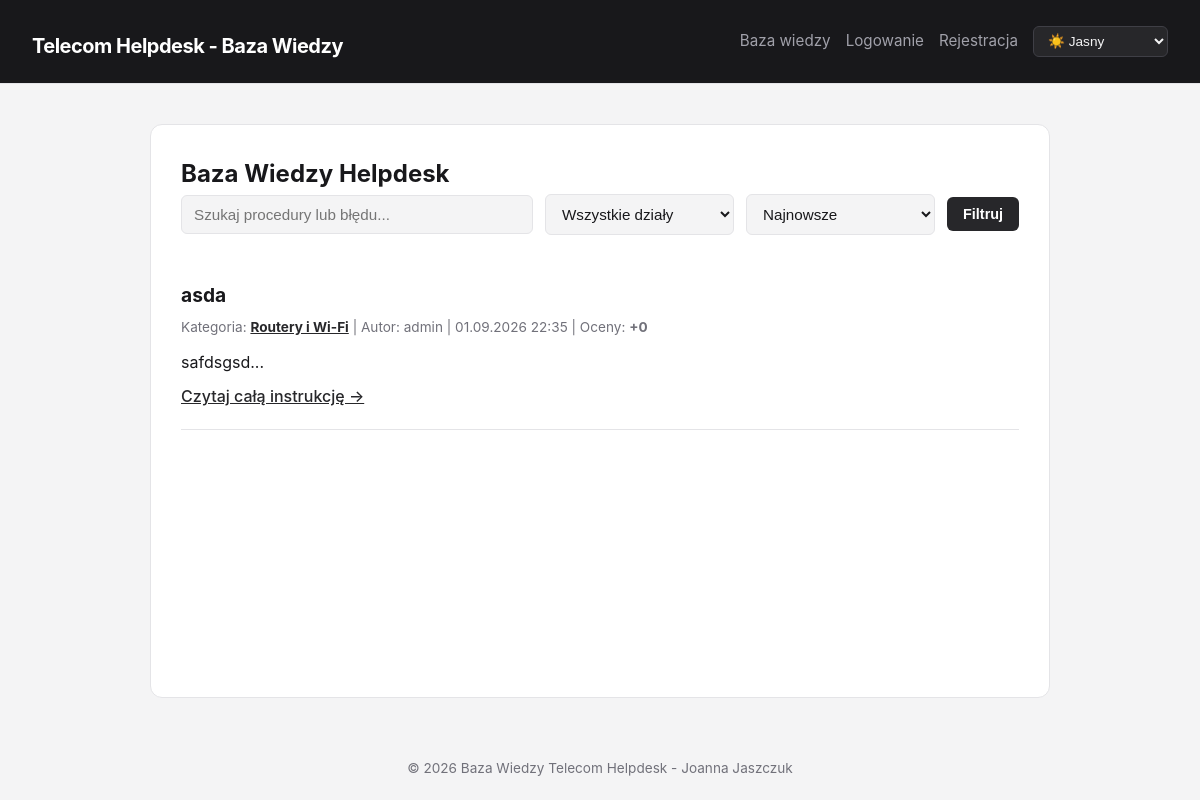
Before: / with the older database file.
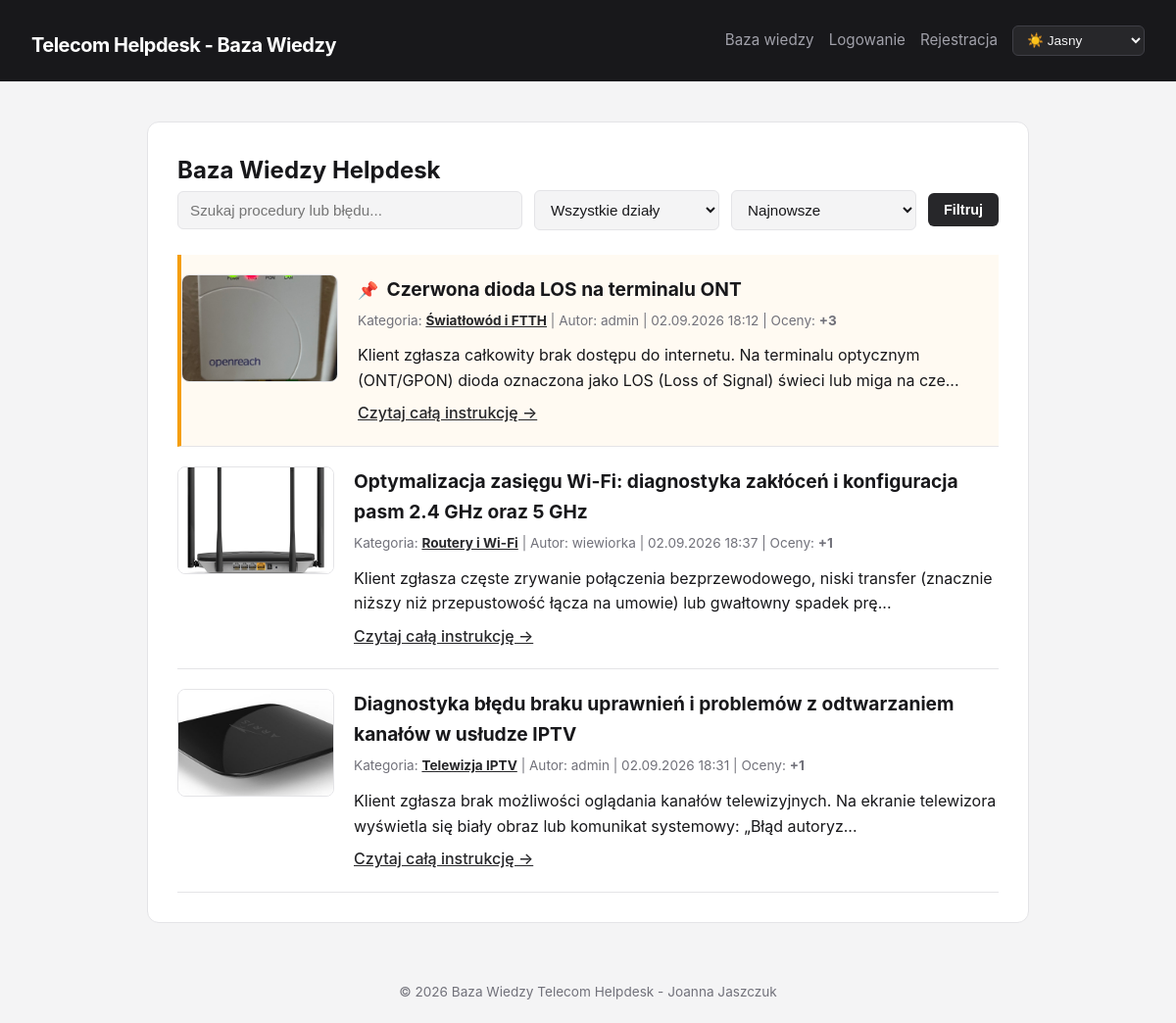
After: the same page with the newer database file.
### tables this page shows
CREATE TABLE `articles` (
  `id` int(11) NOT NULL,
  `title` varchar(255) NOT NULL,
  `content` text NOT NULL,
  `image` varchar(255) DEFAULT NULL,
  `category_id` int(11) NOT NULL,
  `user_id` int(11) NOT NULL,
  `is_pinned` tinyint(1) NOT NULL DEFAULT 0,
  `created_at` timestamp NOT NULL DEFAULT current_timestamp()
);

CREATE TABLE `categories` (
  `id` int(11) NOT NULL,
  `name` varchar(100) NOT NULL,
  `description` text DEFAULT NULL
);

CREATE TABLE `users` (
  `id` int(11) NOT NULL,
  `username` varchar(50) NOT NULL,
  `email` varchar(100) NOT NULL,
  `password` varchar(255) NOT NULL,
  `role` varchar(20) NOT NULL DEFAULT 'user',
  `created_at` timestamp NOT NULL DEFAULT current_timestamp()
);

### index.php (the view, shortened to what this page needs)
<?php
require_once 'includes/db.php';
require_once 'includes/header.php';
$search = trim($_GET['search'] ?? '');
$sort = $_GET['sort'] ?? 'latest';
$page = max(1, (int)($_GET['page'] ?? 1));
$perPage = 5;
$offset = ($page - 1) * $perPage;
$sql = "SELECT a.*, c.name AS category_name, u.username,
               COUNT(r.id) AS upvotes_count
        FROM articles a
        JOIN categories c ON a.category_id = c.id
        JOIN users u ON a.user_id = u.id
        LEFT JOIN ratings r ON a.id = r.article_id
        WHERE 1=1";
$params = [];
$sql .= " GROUP BY a.id";
if ($sort === 'popular') {
    $sql .= " ORDER BY a.is_pinned DESC, upvotes_count DESC, a.created_at DESC";
} else {
    $sql .= " ORDER BY a.is_pinned DESC, a.created_at DESC";
}
$sql .= " LIMIT " . (int)$perPage . " OFFSET " . (int)$offset;
$stmt = $pdo->prepare($sql);
$stmt->execute($params);
$articles = $stmt->fetchAll();
?>
<h2>Baza Wiedzy Helpdesk</h2>
<form method="GET" action="index.php" class="filters-form">
    <input type="text" name="search" placeholder="Szukaj procedury lub błędu..." value="<?= htmlspecialchars($search) ?>">
    <select name="cat">
        <option value="0">Wszystkie działy</option>
    </select>
    <select name="sort">
        <option value="latest" <?= $sort === 'latest' ? 'selected' : '' ?>>Najnowsze</option>
    </select>
    <button type="submit">Filtruj</button>
</form>
<div class="articles-list">
    <?php if (empty($articles)): ?>
        <p>Brak artykułów spełniających kryteria.</p>
    <?php else: ?>
        <?php foreach ($articles as $art): ?>
            <article class="article-card" style="<?= !empty($art['is_pinned']) ? 'border-left: 4px solid #f59e0b; background: rgba(245, 158, 11, 0.05);' : '' ?>">
                <?php if (!empty($art['image']) && file_exists('uploads/' . $art['image'])): ?>
                    <div class="article-thumbnail">
                        <a href="article.php?id=<?= $art['id'] ?>">
                            <img src="uploads/<?= htmlspecialchars($art['image']) ?>" alt="<?= htmlspecialchars($art['title']) ?>">
                        </a>
                    </div>
                <?php endif; ?>
                <div class="article-body">
                    <h3>
                        <?php if (!empty($art['is_pinned'])): ?>
                            <span style="color: #f59e0b; font-size: 0.9em; margin-right: 4px;" title="Przypięty artykuł">📌</span>
                        <?php endif; ?>
                        <a href="article.php?id=<?= $art['id'] ?>"><?= htmlspecialchars($art['title']) ?></a>
                    </h3>
                    <p class="article-meta">
                        Kategoria:
                        <a href="index.php?cat=<?= $art['category_id'] ?>"><strong><?= htmlspecialchars($art['category_name']) ?></strong></a>
                        | Autor: <?= htmlspecialchars($art['username']) ?>
                        | <?= date('d.m.Y H:i', strtotime($art['created_at'])) ?>
                        | Oceny: <strong>+<?= (int)$art['upvotes_count'] ?></strong>
                    </p>
                    <p><?= htmlspecialchars(mb_substr($art['content'], 0, 150)) ?>...</p>
                    <a href="article.php?id=<?= $art['id'] ?>" class="read-more">Czytaj całą instrukcję &rarr;</a>
                </div>
            </article>
        <?php endforeach; ?>
    <?php endif; ?>
</div>
<?php require_once 'includes/footer.php'; ?>

### includes/header.php (shortened to what this page needs)
<!DOCTYPE html>
<html lang="pl">
<head>
    <link rel="stylesheet" href="assets/css/style.css">
</head>
<body>
    <header class="main-header">
        <div class="logo">
            <h1><a href="index.php">Telecom Helpdesk - Baza Wiedzy</a></h1>
        </div>
        <nav class="nav-links">
            <a href="index.php">Baza wiedzy</a>
            <?php if (isset($_SESSION['user_id'])): ?>
                <a href="add_article.php">Dodaj artykuł</a>
                <span class="user-badge">Konsultant: <strong><?= htmlspecialchars($_SESSION['username']) ?></strong></span>
                <a href="logout.php" class="btn-logout">Wyloguj</a>
            <?php else: ?>
                <a href="login.php">Logowanie</a>
                <a href="register.php">Rejestracja</a>
            <?php endif; ?>
            <select id="theme-switch" class="theme-selector">
                <option value="light">☀️ Jasny</option>
            </select>
        </nav>
    </header>
    <main class="container">

### includes/footer.php (shortened to what this page needs)
</main>
    <footer class="main-footer">
        <p>&copy; <?= date('Y') ?> Baza Wiedzy Telecom Helpdesk - Joanna Jaszczuk</p>
    </footer>
</body>
</html>

### assets/css/style.css (style rules this page uses)
:root, [data-theme="light"] { --bg-main: #f4f4f5; --bg-card: #ffffff; --bg-header: #18181b; --text-main: #18181b; --text-muted: #71717a; --border-color: #e4e4e7; --accent: #27272a; --accent-hover: #3f3f46; --accent-text: #ffffff; }
* { box-sizing: border-box; margin: 0; padding: 0; }
body, .container, .main-header, .article-card, button, input, select, textarea { transition: background-color 0.25s ease, color 0.25s ease, border-color 0.25s ease; }
body { font-family: -apple-system, BlinkMacSystemFont, "Segoe UI", Roboto, sans-serif; background-color: var(--bg-main); color: var(--text-main); line-height: 1.6; min-height: 100vh; display: flex; flex-direction: column; }
.main-header { background-color: var(--bg-header); color: #ffffff; padding: 1rem 2rem; display: flex; justify-content: space-between; align-items: center; border-bottom: 1px solid var(--border-color); }
.main-header .logo h1 a { color: #ffffff; text-decoration: none; font-size: 1.25rem; font-weight: 700; letter-spacing: -0.5px; }
.nav-links { display: flex; align-items: center; gap: 15px; }
.nav-links a { color: #a1a1aa; text-decoration: none; font-size: 0.95rem; }
select.theme-selector { background-color: #27272a; color: #f4f4f5; border: 1px solid #3f3f46; padding: 6px 10px; border-radius: 6px; font-size: 0.85rem; cursor: pointer; width: auto; margin-top: 0; }
select.theme-selector option { background-color: #18181b; color: #f4f4f5; }
.container { max-width: 900px; width: 100%; margin: 40px auto; padding: 30px; background: var(--bg-card); border-radius: 12px; border: 1px solid var(--border-color); flex: 1; }
input[type="text"], input[type="email"], input[type="password"], select, textarea { width: 100%; padding: 10px 12px; margin-top: 6px; border: 1px solid var(--border-color); border-radius: 6px; background-color: var(--bg-main); color: var(--text-main); font-size: 0.95rem; }
button { background-color: var(--accent); color: var(--accent-text); padding: 9px 16px; border: none; border-radius: 6px; font-weight: 600; font-size: 0.9rem; cursor: pointer; text-decoration: none; display: inline-block; }
a { color: var(--accent); }
.filters-form { display: flex; gap: 12px; align-items: center; flex-wrap: wrap; margin-bottom: 25px; }
.filters-form input[type="text"] { flex: 2; min-width: 200px; margin-top: 0; }
.filters-form select { flex: 1; min-width: 150px; margin-top: 0; }
.article-card { display: flex; gap: 20px; align-items: flex-start; padding: 20px 0; border-bottom: 1px solid var(--border-color); }
.article-thumbnail { flex-shrink: 0; width: 160px; height: 110px; border-radius: 8px; overflow: hidden; border: 1px solid var(--border-color); }
.article-thumbnail img { width: 100%; height: 100%; object-fit: cover; display: block; }
.article-body { flex: 1; }
.article-body h3 a { color: var(--text-main); text-decoration: none; font-size: 1.2rem; }
.article-meta { font-size: 0.85rem; color: var(--text-muted); margin: 6px 0 12px 0; }
.read-more { display: inline-block; margin-top: 8px; font-weight: 500; }
.main-footer { text-align: center; padding: 20px; color: var(--text-muted); font-size: 0.85rem; }

Changed rows visible on the page:
removed articles: title "asda", category.name "Routery i Wi-Fi", user.username "admin", created_at "01.09.2026 22:35", upvotes_count "0", content "safdsgsd"
added articles: image (picture), title "Czerwona dioda LOS na terminalu ONT", category.name "Światłowód i FTTH", user.username "admin", created_at "02.09.2026 18:12", upvotes_count "3", content "Klient zgłasza całkowity brak dostępu do internetu. Na terminalu optycznym (ONT/GPON) dioda oznaczona jako LOS (Loss of Signal) świeci lub miga na cze", is_pinned 1 (drawn)
added articles: image (picture), title "Optymalizacja zasięgu Wi-Fi: diagnostyka zakłóceń i konfiguracja pasm 2.4 GHz oraz 5 GHz", category.name "Routery i Wi-Fi", user.username "wiewiorka", created_at "02.09.2026 18:37", upvotes_count "1", content "Klient zgłasza częste zrywanie połączenia bezprzewodowego, niski transfer (znacznie niższy niż przepustowość łącza na umowie) lub gwałtowny spadek prę"
added articles: image (picture), title "Diagnostyka błędu braku uprawnień i problemów z odtwarzaniem kanałów w usłudze IPTV", category.name "Telewizja IPTV", user.username "admin", created_at "02.09.2026 18:31", upvotes_count "1", content "Klient zgłasza brak możliwości oglądania kanałów telewizyjnych. Na ekranie telewizora wyświetla się biały obraz lub komunikat systemowy: „Błąd autoryz"
